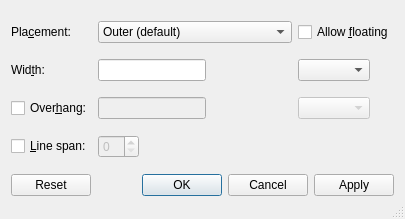
<?xml version="1.0" encoding="UTF-8"?>
<ui version="4.0">
 <class>WrapUi</class>
 <widget class="QDialog" name="WrapUi">
  <property name="geometry">
   <rect>
    <x>0</x>
    <y>0</y>
    <width>405</width>
    <height>219</height>
   </rect>
  </property>
  <property name="windowTitle">
   <string/>
  </property>
  <property name="sizeGripEnabled">
   <bool>true</bool>
  </property>
  <layout class="QGridLayout" name="gridLayout">
   <item row="0" column="0">
    <widget class="QLabel" name="valignLA">
     <property name="text">
      <string>Pla&amp;cement:</string>
     </property>
     <property name="buddy">
      <cstring>valignCO</cstring>
     </property>
    </widget>
   </item>
   <item row="0" column="1" colspan="2">
    <widget class="QComboBox" name="valignCO">
     <property name="toolTip">
      <string>Vertical alignment</string>
     </property>
     <item>
      <property name="text">
       <string>Outer (default)</string>
      </property>
     </item>
     <item>
      <property name="text">
       <string>Inner</string>
      </property>
     </item>
     <item>
      <property name="text">
       <string>Left</string>
      </property>
     </item>
     <item>
      <property name="text">
       <string>Right</string>
      </property>
     </item>
    </widget>
   </item>
   <item row="0" column="3">
    <widget class="QCheckBox" name="floatCB">
     <property name="toolTip">
      <string>Check this to allow flexible placement</string>
     </property>
     <property name="text">
      <string>Allow &amp;floating</string>
     </property>
    </widget>
   </item>
   <item row="1" column="0">
    <widget class="QLabel" name="widthLA">
     <property name="text">
      <string>Wid&amp;th:</string>
     </property>
     <property name="buddy">
      <cstring>widthED</cstring>
     </property>
    </widget>
   </item>
   <item row="1" column="1" colspan="2">
    <widget class="QLineEdit" name="widthED">
     <property name="sizePolicy">
      <sizepolicy hsizetype="Fixed" vsizetype="Fixed">
       <horstretch>0</horstretch>
       <verstretch>0</verstretch>
      </sizepolicy>
     </property>
     <property name="toolTip">
      <string>Width value</string>
     </property>
    </widget>
   </item>
   <item row="1" column="3">
    <widget class="lyx::frontend::LengthCombo" name="widthUnitLC">
     <property name="sizePolicy">
      <sizepolicy hsizetype="Fixed" vsizetype="Fixed">
       <horstretch>0</horstretch>
       <verstretch>0</verstretch>
      </sizepolicy>
     </property>
     <property name="minimumSize">
      <size>
       <width>40</width>
       <height>22</height>
      </size>
     </property>
     <property name="focusPolicy">
      <enum>Qt::StrongFocus</enum>
     </property>
     <property name="toolTip">
      <string>Unit of width value</string>
     </property>
    </widget>
   </item>
   <item row="2" column="0">
    <widget class="QCheckBox" name="overhangCB">
     <property name="toolTip">
      <string>use overhang</string>
     </property>
     <property name="text">
      <string>Over&amp;hang:</string>
     </property>
     <property name="checked">
      <bool>false</bool>
     </property>
    </widget>
   </item>
   <item row="2" column="1" colspan="2">
    <widget class="QLineEdit" name="overhangED">
     <property name="enabled">
      <bool>false</bool>
     </property>
     <property name="sizePolicy">
      <sizepolicy hsizetype="Fixed" vsizetype="Fixed">
       <horstretch>0</horstretch>
       <verstretch>0</verstretch>
      </sizepolicy>
     </property>
     <property name="toolTip">
      <string>Overhang value</string>
     </property>
    </widget>
   </item>
   <item row="2" column="3">
    <widget class="lyx::frontend::LengthCombo" name="overhangUnitLC">
     <property name="enabled">
      <bool>false</bool>
     </property>
     <property name="sizePolicy">
      <sizepolicy hsizetype="Fixed" vsizetype="Fixed">
       <horstretch>0</horstretch>
       <verstretch>0</verstretch>
      </sizepolicy>
     </property>
     <property name="minimumSize">
      <size>
       <width>0</width>
       <height>0</height>
      </size>
     </property>
     <property name="focusPolicy">
      <enum>Qt::StrongFocus</enum>
     </property>
     <property name="toolTip">
      <string>Unit of overhang value</string>
     </property>
    </widget>
   </item>
   <item row="3" column="0">
    <widget class="QCheckBox" name="linesCB">
     <property name="toolTip">
      <string>use number of lines</string>
     </property>
     <property name="text">
      <string>&amp;Line span:</string>
     </property>
    </widget>
   </item>
   <item row="3" column="1">
    <widget class="QSpinBox" name="linesSB">
     <property name="enabled">
      <bool>false</bool>
     </property>
     <property name="toolTip">
      <string>number of needed lines</string>
     </property>
    </widget>
   </item>
   <item row="3" column="2">
    <spacer>
     <property name="orientation">
      <enum>Qt::Horizontal</enum>
     </property>
     <property name="sizeHint" stdset="0">
      <size>
       <width>40</width>
       <height>20</height>
      </size>
     </property>
    </spacer>
   </item>
   <item row="4" column="0" colspan="4">
    <widget class="QDialogButtonBox" name="buttonBox">
     <property name="standardButtons">
      <set>QDialogButtonBox::Apply|QDialogButtonBox::Cancel|QDialogButtonBox::Ok|QDialogButtonBox::Reset</set>
     </property>
    </widget>
   </item>
  </layout>
 </widget>
 <customwidgets>
  <customwidget>
   <class>lyx::frontend::LengthCombo</class>
   <extends>QComboBox</extends>
   <header>LengthCombo.h</header>
  </customwidget>
 </customwidgets>
 <tabstops>
  <tabstop>valignCO</tabstop>
  <tabstop>floatCB</tabstop>
  <tabstop>widthED</tabstop>
  <tabstop>widthUnitLC</tabstop>
  <tabstop>overhangCB</tabstop>
  <tabstop>overhangED</tabstop>
  <tabstop>overhangUnitLC</tabstop>
  <tabstop>linesCB</tabstop>
  <tabstop>linesSB</tabstop>
 </tabstops>
 <includes>
  <include location="local">qt_i18n.h</include>
 </includes>
 <resources/>
 <connections>
  <connection>
   <sender>overhangCB</sender>
   <signal>toggled(bool)</signal>
   <receiver>overhangED</receiver>
   <slot>setEnabled(bool)</slot>
   <hints>
    <hint type="sourcelabel">
     <x>52</x>
     <y>71</y>
    </hint>
    <hint type="destinationlabel">
     <x>124</x>
     <y>70</y>
    </hint>
   </hints>
  </connection>
  <connection>
   <sender>overhangCB</sender>
   <signal>toggled(bool)</signal>
   <receiver>overhangUnitLC</receiver>
   <slot>setEnabled(bool)</slot>
   <hints>
    <hint type="sourcelabel">
     <x>54</x>
     <y>80</y>
    </hint>
    <hint type="destinationlabel">
     <x>259</x>
     <y>80</y>
    </hint>
   </hints>
  </connection>
  <connection>
   <sender>linesCB</sender>
   <signal>toggled(bool)</signal>
   <receiver>linesSB</receiver>
   <slot>setEnabled(bool)</slot>
   <hints>
    <hint type="sourcelabel">
     <x>13</x>
     <y>93</y>
    </hint>
    <hint type="destinationlabel">
     <x>132</x>
     <y>108</y>
    </hint>
   </hints>
  </connection>
 </connections>
</ui>
